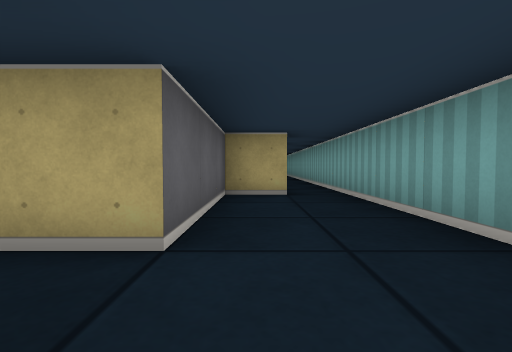
View 1 (above)

21 first-person views from a walk through a cub3D maze. The camera is about half as high as the walls, tilts 2° down and sees 85° across. The floor is counted in squares. Each view is taken from the middle of a square. On the plan, view 1 faces up. The plan holds only what a view shows up to about 9 squares ahead; the rest is blank.

View 2
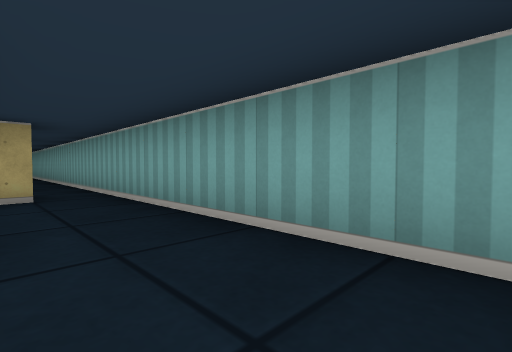

View 3
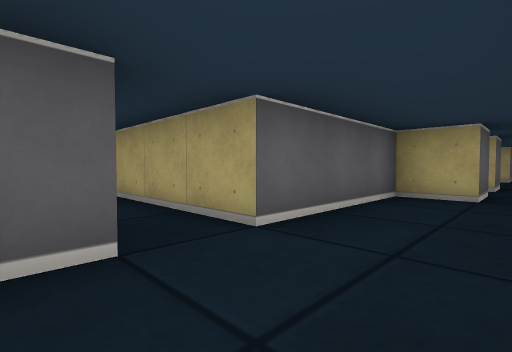

View 4
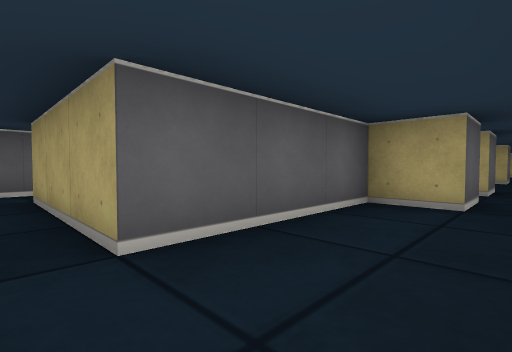

View 5
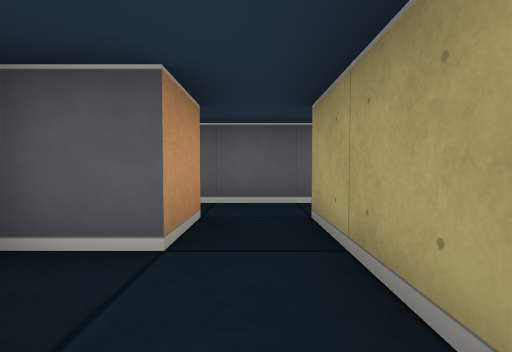

View 6
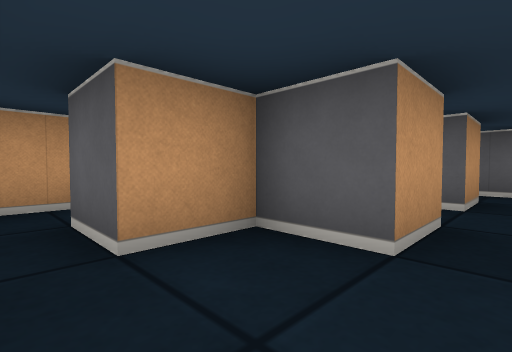

View 7
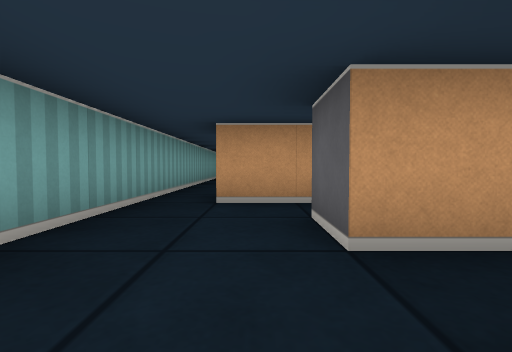

View 8
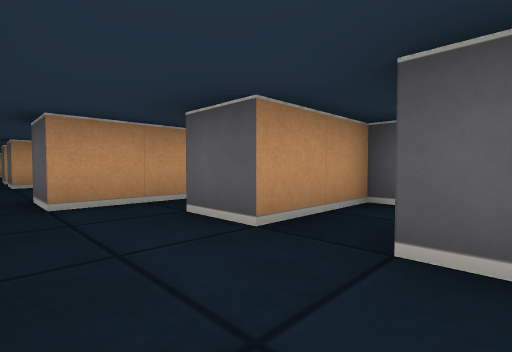

View 9
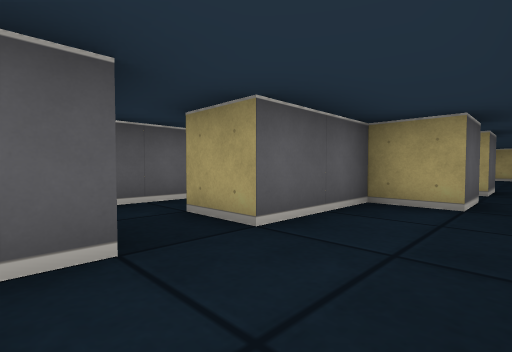

View 10
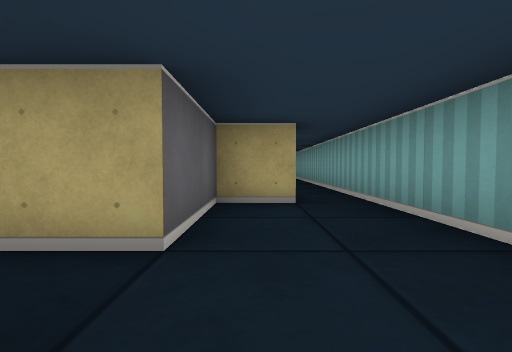

View 11
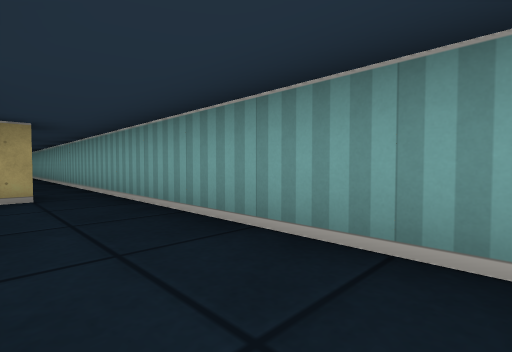

View 12
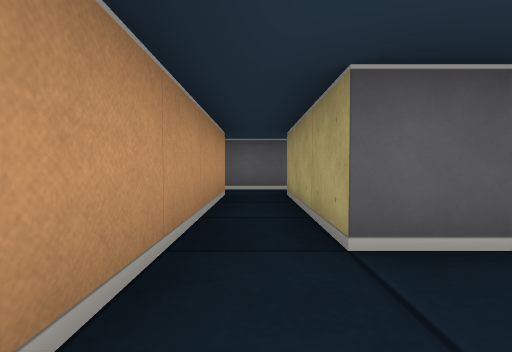

View 13
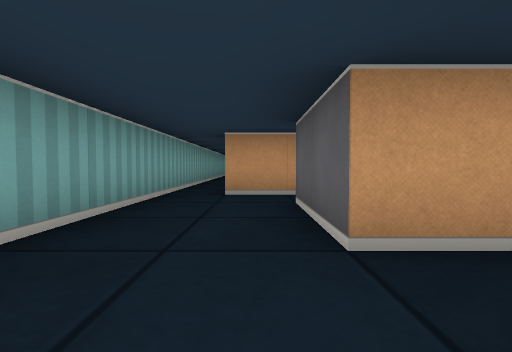

View 14
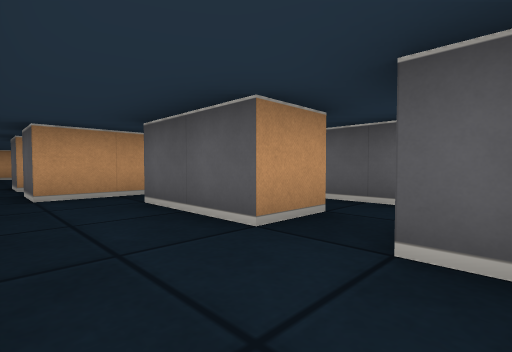

View 15
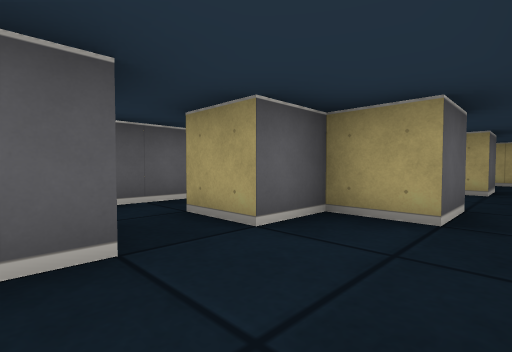

View 16
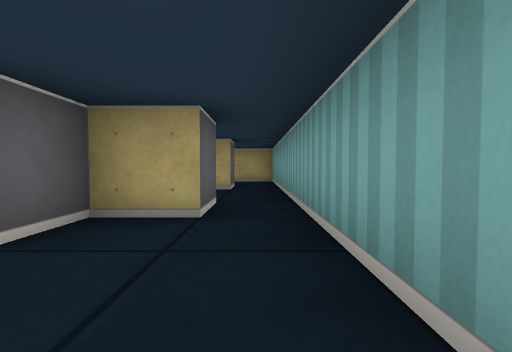

View 17
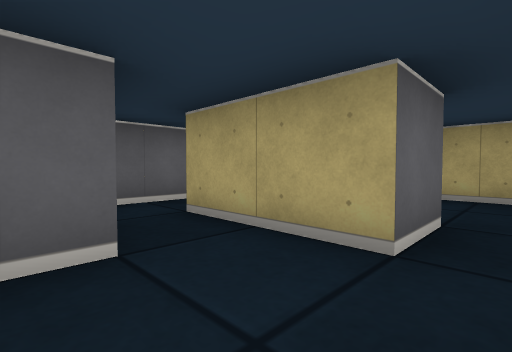

View 18
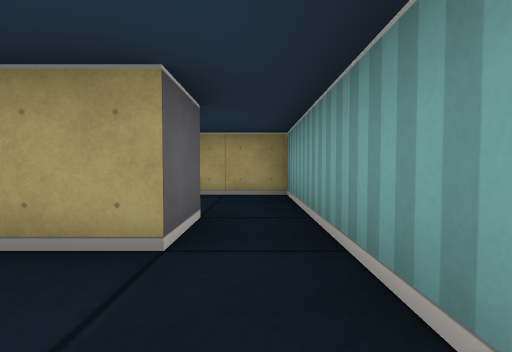

View 19
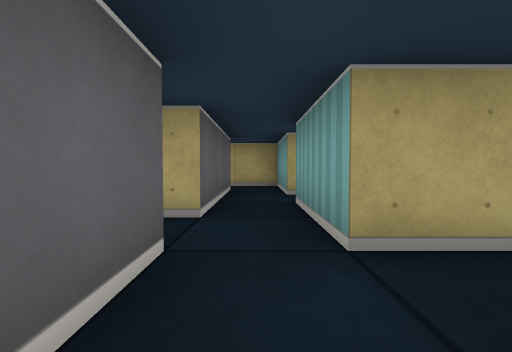

View 20
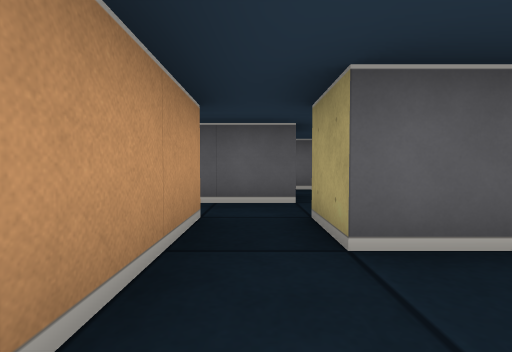

View 21
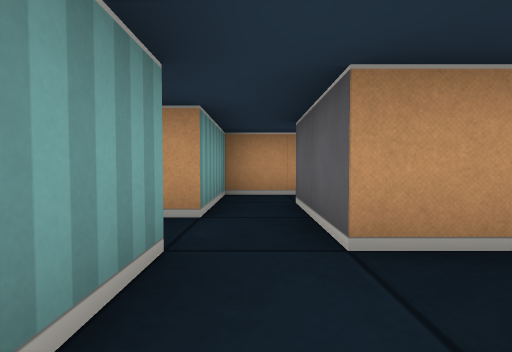

### Floor plan
Points are (right, up) in squares from view 1. A wall is a line through its corners. A room is listed if a view was taken in it or the views show most of it. See-through windows are left out.
Room 1 (views 1, 2, 3, 4, 6)
walls: (0.5, 5.5) (0.5, 4.5) (-0.5, 4.5) (-0.5, 1.5); (-0.5, 0.5) (-0.5, -0.5) (0.5, -0.5); (1.5, 0) (1.5, 7.5); (0.5, 7.5) (0.5, 6.5)
ways out: opening at (-1, 1) to room 2; opening at (-0.5, 6); opening at (1, -1); opening at (1, 7)
Room 2 (view 5)
walls: (-1.6, 0.5) (-0.5, 0.5); (-3.5, 0.5) (-2.5, 0.5) (-2.5, -0.5); (-0.5, 1.5) (-3.5, 1.5); (-4.5, 1.8) (-4.5, 0.2)
ways out: opening at (-1, 1) to room 1; opening at (-4, -0.5); opening at (-4, 2.5)
Room 3 (views 7, 8)
walls: (1.5, 13.5) (1.5, 17.5); (0.5, 17.5) (0.5, 16.5) (-0.5, 16.5) (-0.5, 14.5)
ways out: opening at (0.5, 13) to room 4; opening at (1, 17) to room 8; opening at (-1, 14) to room 10
Room 4 (views 9, 10, 11, 12)
walls: (-3.5, 11.5) (0.5, 11.5); (-0.5, 13.5) (-0.5, 12.5) (-3.5, 12.5); (-4.5, 12.6) (-4.5, 11.4); (1.5, 11.5) (1.5, 13.5)
ways out: opening at (0.5, 13) to room 3; opening at (-4, 11); opening at (1, 12)
Room 5 (views 13, 14, 15, 16)
walls: (-0.5, 22.5) (-0.5, 20.5); (1.5, 20.5) (1.5, 25.5); (0.5, 25.6) (0.5, 24.5) (-0.5, 24.5) (-0.5, 23.5)
ways out: opening at (1, 26) to room 6; opening at (0.5, 21.5) to room 8; opening at (-1, 23) to room 11
Room 6 (views 17, 18)
walls: (-0.5, 26.6) (-0.5, 26); (0.5, 28.6) (0.5, 27.5) (-1.5, 27.5); (1.5, 25.5) (1.5, 28.5); (-2.5, 28.1) (-2.5, 27.1)
ways out: opening at (1, 26) to room 5; opening at (-2, 28); opening at (1, 28)
Room 7 (view 19)
walls: (-2.5, 19.5) (-2.5, 18.5); (-2.8, 17.5) (-1.5, 17.5) (-1.5, 19.5)
ways out: opening at (-2, 19) to room 9; opening at (-3, 18)
Room 8 (view 20)
walls: (-0.5, 19.5) (0.5, 19.5) (0.5, 18.5); (1.5, 17.5) (1.5, 20.5)
ways out: opening at (1, 17) to room 3; opening at (0.5, 21.5) to room 5; opening at (-1, 20) to room 9
Room 9 (view 21)
walls: (-2.5, 20.5) (-2.5, 19.5); (-2.5, 22.5) (-2.5, 21.5); (-1.5, 19.5) (-0.5, 19.5); (-0.5, 20.5) (-1.5, 20.5) (-1.5, 22.5)
ways out: opening at (-2, 19) to room 7; opening at (-1, 20) to room 8; opening at (-2, 22) to room 11; opening at (-3, 21)
Room 10 (no view inside)
walls: (-2.5, 15.1) (-2.5, 13.5) (-0.5, 13.5); (-0.5, 14.5) (-1.5, 14.5)
ways out: opening at (-1, 14) to room 3; opening at (-2, 15)
Room 11 (no view inside)
walls: (-1.5, 22.5) (-0.5, 22.5); (-2.5, 24.5) (-2.5, 22.5); (-0.5, 23.5) (-1.5, 23.5) (-1.5, 24.5)
ways out: opening at (-1, 23) to room 5; opening at (-2, 22) to room 9; opening at (-2, 24) to room 12
Room 12 (no view inside)
walls: (-1.5, 24.5) (-1.5, 25.5) (-2.6, 25.5)
ways out: opening at (-2, 24) to room 11

Positions as (right, up) in squares from view 1, and headings:
1: (0, 0), facing up
2: (0, 0), facing up-right
3: (1, 0), facing up-left
4: (1, 1), facing up-left
5: (-1, 1), facing left
6: (1, 1), facing down-left
7: (0, 15), facing down
8: (1, 15), facing down-left
9: (1, 13), facing up-left
10: (0, 13), facing up
11: (0, 12), facing up-right
12: (1, 12), facing left
13: (0, 24), facing down
14: (1, 24), facing down-left
15: (1, 22), facing up-left
16: (1, 22), facing up
17: (1, 26), facing up-left
18: (1, 26), facing up
19: (-2, 19), facing up
20: (1, 20), facing left
21: (-2, 22), facing down
